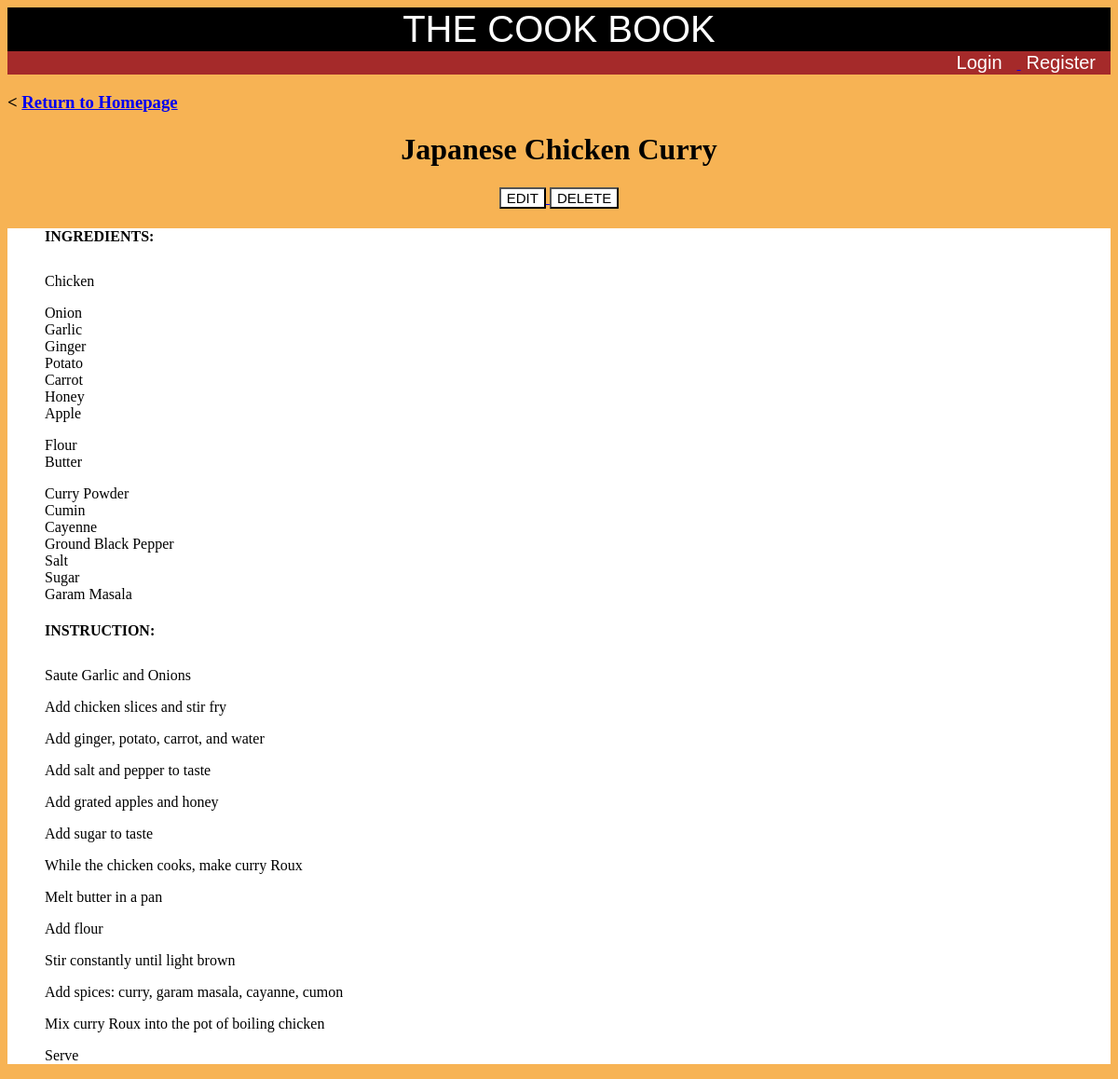
/1/, run on the app's committed database.
### cookbook/models.py (models this page shows, shortened)
class Recipe(models.Model):
    recipe_title = models.CharField(max_length = 250)
    ingredients = models.TextField()
    instruction = models.TextField()

### cookbook/views.py (the view)
# urls.py: path('<pk>/', views.RecipeView.as_view(), name = 'recipe'),
class RecipeView(generic.DetailView):
    model = Recipe
    template_name = 'cookbook/recipe.html'

### cookbook/templates/cookbook/recipe.html (shortened to what this page needs)
{% extends 'cookbook/base.html' %}
{% block body %}
<div>
    <h3>
        &lt;
        <a href = "{% url 'cookbook:index' %}">
            Return to Homepage
        </a>
    </h3>
    <center><h1>{{ recipe.recipe_title }}</h1></center>
    <center>
        <a href="{% url 'cookbook:recipe-update' recipe.id %}" method = "post">
            <button class = "action">
                EDIT
            </button>
        </a>
        <a href="{% url 'cookbook:recipe-delete' recipe.id %}" method = "post">
            <button class = "action">
                DELETE
            </button>
        </a>
    </center>
        <ul class = "background_white">
            <div>
                <h4>INGREDIENTS:</h4>
                <p class = "text_30">{{ recipe.ingredients|linebreaks }}</p>
            </div>
            <div>
                <h4>INSTRUCTION:</h4>
                <p class = "text_30">{{ recipe.instruction|linebreaks }}</p>
            </div>
        </ul>
</div>
{% endblock %}

### cookbook/templates/cookbook/base.html (shortened to what this page needs)
<!DOCTYPE html>
<html lang="en">
<head>
    {% load static %}
    <link rel = stylesheet type = "text/css" href="{% static 'nav.css' %}">
</head>
<body>
    <nav>
        <ul class = "nav">
            <li>
                <center>
                    <a href = "{% url 'cookbook:index' %}">
                        <button class = "navhead">
                                THE COOK BOOK
                        </button>
                    </a>
                </center>
            </li>
            <li class = "navtab">
                {% if request.user.is_authenticated %}
                <p class = "textTab">
                    Hi, {{ request.user.username }}!
                </p>
                <a href = "{% url 'cookbook:logout' %}">
                    <button class = "textTab">
                        Log out
                    </button>
                </a>
                {% else %}
                <a href = "{% url 'cookbook:login' %}">
                    <button class = "textTab">
                        Login
                    </button>
                </a>
                <a href = "{% url 'cookbook:register' %}">
                    <button class = "textTab">
                        Register
                    </button>
                </a>
                {% endif %}
            </li>
        </ul>
    </nav>
{% block body %}
{% endblock %}
</body>
</html>

### website/static/nav.css (style rules this page uses)
.navhead { font-size: 40px; color: white; border: 0; background: none; box-shadow: none; border-radius: 0px; cursor: pointer; }
.action { font-size: 15px; color: black; border: 1; background: white; box-shadow: none; border-radius: 1px; cursor: pointer; }
.navtab { background-color: brown; }
.textTab { font-size: 20px; color:white; margin-right: 10px; border: 0; background: none; box-shadow: none; border-radius: 0px; cursor: pointer; }
.nav { list-style-type: none; margin: 0; padding: 0; text-align: right; background-color: black; }
.text_30 { font-size: 30px; }
.background_white { background-color: white; }
body { background-color: #f7b354; }

### data on the page
Recipe: recipe_title "Japanese Chicken Curry", ingredients "Chicken Onion Garlic Ginger Potato Carrot Honey Apple Flour Butter Curry Powder Cumin Cayenne Ground Black Pepper Salt Sugar Garam Masala", instruction "Saute Garlic and Onions Add chicken slices and stir fry Add ginger, potato, carrot, and water Add salt and pepper to taste Add grated apples and honey Add sugar to taste While the chicken cooks, make curry Roux Melt butter in a pan Add flour Stir constantly until light brown Add spices: curry, garam masala, cayanne, cumon Mix curry Roux into the pot of boiling chicken Serve"
